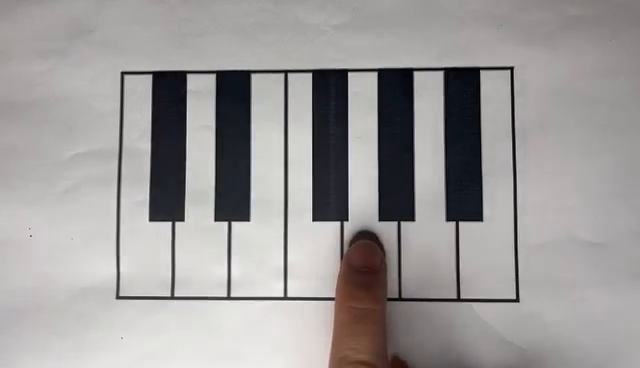
#> input picture frame 179 of model/vid1.mp4, 640 x 368 px
$ python PDS_final_project.py
#> lines starting #> are read from the running program, lines starting #| are printed output that depends on the picture; after the words box and inside, x2 and y2 are one past the last pixel; in counts of white or black regions, pixels touching at a corner belong together
import cv2
import numpy as np
import os

#reduce resolution function ---OPTIONAL---
def reduceResolution(img):
    while img.shape[1] > 2500:
        h, w, _ = img.shape
        img = cv2.resize(img, (w//2, h//2))
    return img

#functions to identify piano keys
def getBinaryImage(img):
    gray_image = cv2.cvtColor(img, cv2.COLOR_BGR2GRAY)
    black_threshold_value = 100
    _, b_binary_image = cv2.threshold(gray_image, black_threshold_value, 255, cv2.THRESH_BINARY)
    return b_binary_image

def thickEdges(im_gray):
    edges = cv2.Canny(im_gray, 100, 200)
    kernel = cv2.getStructuringElement(cv2.MORPH_RECT, (3, 3))
    thick_edges = cv2.dilate(edges, kernel, iterations=12)
    return thick_edges

def calculateDistance(point1, point2):
    return np.sqrt((point1[0] - point2[0])**2 + (point1[1] - point2[1])**2)

def calculateCentroid(contour):
    M = cv2.moments(contour)
    if M["m00"] != 0:
        cX = int(M["m10"] / M["m00"])
        cY = int(M["m01"] / M["m00"])
        return (cX, cY)
    else:
        return 0

def cropPiano(contour, im_color):
    x, y, w, h = cv2.boundingRect(contour)
    cropped_image = im_color[y:y+h, x:x+w]
    return cropped_image

def getKeys(img_c):
    white_key_order = np.array(['C', 'D', 'E', 'F', 'G', 'A', 'B'])
    black_key_order = np.array(['C#', 'D#', 'F#', 'G#', 'A#'])
    white_contours, black_contours = [], []
    white_area, black_area = [], []
    white_keys, black_keys = [], []

    img_b = getBinaryImage(img_c)
    edges = thickEdges(img_b)
    contour_ext, _ = cv2.findContours(edges, cv2.RETR_EXTERNAL, cv2.CHAIN_APPROX_SIMPLE)

    if len(contour_ext) > 1:
        temp = 0
        for c in contour_ext:
            area = cv2.contourArea(c)
            if area > temp:
                temp = area
                contour_ext = [c]

    img_c = cropPiano(contour_ext[0], img_c)
    img_b = cropPiano(contour_ext[0], img_b)
    edges = cropPiano(contour_ext[0], edges)
    contours, _ = cv2.findContours(edges, cv2.RETR_CCOMP, cv2.CHAIN_APPROX_SIMPLE)

    for i in range(1, len(contours)):
        mask = np.zeros_like(img_b)
        cv2.drawContours(mask, [contours[i]], -1, (255), thickness=cv2.FILLED)
        mean_value = cv2.mean(img_c, mask=mask)[0]
        if mean_value < 100:
            black_contours.append([np.max(contours[i][:, :, 0]), i])
        else:
            white_contours.append([np.max(contours[i][:, :, 0]), i])

    black_contours = np.array(black_contours)
    black_contours = black_contours[black_contours[:, 0].argsort()]
    white_contours = np.array(white_contours)
    white_contours = white_contours[white_contours[:, 0].argsort()]

    for bc in black_contours:
        black_keys.append(contours[bc[1]])

    for wc in white_contours:
        white_keys.append(contours[wc[1]])

    final_white_keys = []
    for k in white_keys:
        area = cv2.contourArea(k)
        white_area.append(area)
    white_median = np.median(np.sort(white_area))
    w_threshold = 3*(white_median/4)
    upper = white_median + w_threshold
    under = white_median - w_threshold

    for i in range(0, len(white_area)):
        if white_area[i] < upper and white_area[i] > under:
            final_white_keys.append(white_keys[i])

    final_black_keys = []
    for k in black_keys:
        area = cv2.contourArea(k)
        black_area.append(area)
    black_median = np.median(np.sort(black_area))
    b_threshold = 2*(black_median/3)
    upper = black_median + b_threshold
    under = black_median - b_threshold

    for i in range(0, len(black_area)):
        if black_area[i] < upper and black_area[i] > under:
            final_black_keys.append(black_keys[i])

    white_keys = final_white_keys
    black_keys = final_black_keys

    is_middle_key = []
    white_keys_centroid = []
    black_keys_centroid = []

    for bk in black_keys:
        centroid2 = calculateCentroid(bk)
        cv2.circle(img_c, centroid2, 5, (0, 0, 255), -1)
        black_keys_centroid.append(centroid2)

    for wk in white_keys:
        wkc = calculateCentroid(wk)
        white_keys_centroid.append(wkc)
        cv2.circle(img_c, wkc, 5, (0, 255, 0), -1)

        distances = []
        for bkc in black_keys_centroid:
            distance = calculateDistance(wkc, bkc)
            distances.append(distance)

        min = np.min(distances)
        limit = 30
        count = 0

        for d in distances:
            if d <= min+limit and d >= min-limit:
                count += 1

        if count == 2:
            is_middle_key.append(1)
        else:
            is_middle_key.append(0)

    white_key_label = []
    black_key_label = []

    for wk in white_keys:
        white_key_label.append('nn')

    for bk in black_keys:
        black_key_label.append('nn')

    for i in range(0, len(is_middle_key)):
        if is_middle_key[i] == 1 and is_middle_key[i+1] == 1:
            white_key_label[i] = 'G'
            index = i
            break

    m = np.where(white_key_order == white_key_label[index])[0][0] - 1
    for j in range(index-1, -1, -1):
        white_key_label[j] = white_key_order[np.abs(m % len(white_key_order))]
        m-=1

    m = np.where(white_key_order == white_key_label[index])[0][0] + 1
    for j in range(index+1, len(white_key_label)):
        white_key_label[j] = white_key_order[m % len(white_key_order)]
        m+=1

    if white_key_label[0] == 'C':
        m = 0
    elif white_key_label[0] == 'F':
        m = 2

    for j in range(0, len(black_key_label)):
        black_key_label[j] = black_key_order[m % len(black_key_order)]
        m+=1

    font = cv2.FONT_HERSHEY_SIMPLEX

    for i in range(0, len(white_keys_centroid)):
        text = white_key_label[i]
        position = white_keys_centroid[i]
        cv2.putText(img_c, text, position, font, 1, (0, 0, 255), 1, cv2.LINE_AA)

    for i in range(0, len(black_keys_centroid)):
        text = black_key_label[i]
        position = black_keys_centroid[i]
        cv2.putText(img_c, text, position, font, 1, (255, 255, 255), 1, cv2.LINE_AA)

    return contour_ext[0], white_keys, black_keys, white_keys_centroid, black_keys_centroid, white_key_label, black_key_label, img_c

def findFingers(image, white_keys_centroid, white_keys_label, black_keys_centroid, black_keys_label):
    hsv = cv2.cvtColor(image, cv2.COLOR_BGR2HSV)
    mask = cv2.inRange(hsv, (0, 0, 50), (255,255,150))
    kernel = cv2.getStructuringElement(cv2.MORPH_CROSS, (3, 3))
    mask = cv2.erode(mask, kernel, iterations=4)
    mask = cv2.dilate(mask, kernel, iterations=3)
    contours, _ = cv2.findContours(mask, cv2.RETR_EXTERNAL, cv2.CHAIN_APPROX_SIMPLE)

    if len(contours) == 0:
        return 0, 0
    else:
        areas = [cv2.contourArea(contour) for contour in contours]
        max_area = np.max(areas)
        new_contours = [contours[i] for i, area in enumerate(areas) if area > 0.3 * max_area]

    fingers = []
    finger_index = []

    for contour in new_contours:
        M = cv2.moments(contour)
        if M["m00"] != 0:
            cX = int(M["m10"] / M["m00"])
            cY = int(M["m01"] / M["m00"])
        else:
            cX, cY = 0, 0
        centroid = (cX, cY)
        distance_w = [calculateDistance(centroid, white_keys_centroid[i]) for i in range(len(white_keys_centroid))]
        distance_b = [calculateDistance(centroid, black_keys_centroid[i]) for i in range(len(black_keys_centroid))]
        min_distance_w = np.min(distance_w)
        min_distance_b = np.min(distance_b)

        if min_distance_w < min_distance_b:
            key_index = np.argmin(distance_w)
            key = white_keys_label[key_index]
        else:
            key_index = np.argmin(distance_b)
            key = black_keys_label[key_index]

        fingers.append(centroid)
        finger_index.append(key_index)
        cv2.circle(image, centroid, 5, (0, 0, 255), -1)
        cv2.putText(image, key, centroid, cv2.FONT_HERSHEY_SIMPLEX, 1, (255, 255, 255), 2, cv2.LINE_AA)

    return fingers, finger_index

# Load video

video_path = os.path.join('model', 'vid1.mp4')
cap = cv2.VideoCapture(video_path)
if not cap.isOpened():
    print(f"Error opening video file: {video_path}")
    exit()

frame_count = 0
while True:
    ret, frame = cap.read()
#> frame is the input picture: shape (368, 640, 3); mean B, G, R 153.8, 154.6, 157.5
    if not ret:
        break

    frame_count += 1
    print(f"Processing frame {frame_count}")

    # Resize frame if necessary
    frame = reduceResolution(frame)

    # Process frame
    try:
        _, white_keys, black_keys, white_keys_centroid, black_keys_centroid, white_keys_label, black_keys_label, processed_frame = getKeys(frame)
#> in getBinaryImage, `_, b_binary_image = cv2.threshold(gray_image, black_threshold_value, 2..`:
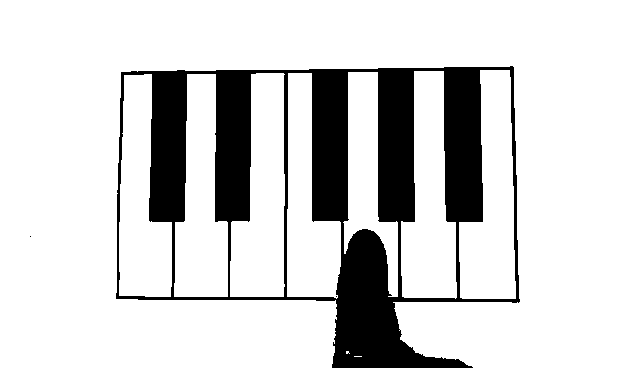
#> b_binary_image: shape (368, 640); 82.8% white; 3 black regions (2 under 20 px), largest, box (x1, y1, x2, y2) and area: (116, 66, 520, 368) 40585
#> in getKeys, `contour_ext, _ = cv2.findContours(edges, cv2.RETR_EXTERNAL, cv2.CHAIN_..`: contour_ext = 2 contours; box (x1, y1, x2, y2) and area: (103, 53, 532, 368) 111992, (17, 223, 44, 250) 676
#> the loop in getKeys, `for c in contour_ext:` made 2 passes
#> (area, temp, contour_ext) on pass 1: (676, 676, [[[17, 223], [17, 249], [43, 249], [43, 223]]])
#> after the loop in getKeys, `for c in contour_ext:`: temp = 111992
#> in cropPiano, `x, y, w, h = cv2.boundingRect(contour)`: x = 103; y = 53; w = 429; h = 315
#> in getKeys, `contours, _ = cv2.findContours(edges, cv2.RETR_CCOMP, cv2.CHAIN_APPROX..`: contours = 13 contours; largest, box (x1, y1, x2, y2) and area: (0, 0, 429, 315) 111992, (136, 31, 170, 232) 2904, (367, 28, 400, 234) 2568, (309, 29, 341, 233) 2516, (83, 32, 113, 232) 2258
#> the loop in getKeys, `for i in range(1, len(contours)):` made 12 passes
#> mean_value on passes 1 to 8: 211.5, 203.3, 206.3, 209.5, 193.2, 169.8, 35.5, 176.7
#> after the loop in getKeys, `for i in range(1, len(contours)):`:
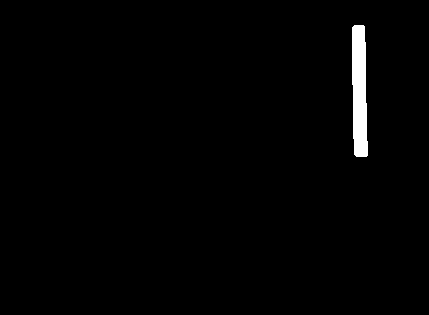
#> mask: shape (315, 429); 1.3% white; 1 white region
#> after the loop in getKeys, `for i in range(1, len(contours)):`: black_contours = [[71, 7], [135, 9], [232, 10], [299, 11], [367, 12]]; white_contours = [[225, 1], [56, 2], [112, 3], [169, 4], [262, 5], [340, 6], [399, 8]]
#> in getKeys, `white_contours = white_contours[white_contours[:, 0].argsort()]`: white_contours = [[56, 2], [112, 3], [169, 4], [225, 1], [262, 5], [340, 6], [399, 8]]
#> the loop in getKeys, `for bc in black_contours:` made 5 passes
#> after the loop in getKeys, `for bc in black_contours:`: black_keys = 5 contours; box (x1, y1, x2, y2) and area: (352, 25, 368, 157) 1662, (286, 26, 300, 157) 1566, (220, 27, 233, 156) 1534, (123, 28, 136, 156) 1384, (58, 29, 72, 157) 1365
#> the loop in getKeys, `for wc in white_contours:` made 7 passes
#> after the loop in getKeys, `for wc in white_contours:`: white_keys = 7 contours; box (x1, y1, x2, y2) and area: (136, 31, 170, 232) 2904, (367, 28, 400, 234) 2568, (309, 29, 341, 233) 2516, (83, 32, 113, 232) 2258, (25, 33, 57, 232) 2105, (195, 178, 226, 232) 1444, (256, 30, 263, 164) 784
#> the loop in getKeys, `for k in white_keys:` made 7 passes
#> area on passes 1 to 7: 2105, 2258, 2904, 1444, 784, 2516.5, 2568.5
#> after the loop in getKeys, `for k in white_keys:`: white_area = [2105, 2258, 2904, 1444, 784, 2516.5, 2568.5]
#> in getKeys, `white_median = np.median(np.sort(white_area))`: white_median = 2258
#> in getKeys, `w_threshold = 3*(white_median/4)`: w_threshold = 1693.5
#> in getKeys, `upper = white_median + w_threshold`: upper = 3951.5
#> in getKeys, `under = white_median - w_threshold`: under = 564.5
#> the loop in getKeys, `for i in range(0, len(white_area)):` made 7 passes
#> after the loop in getKeys, `for i in range(0, len(white_area)):`: final_white_keys has the same summary as white_keys
#> the loop in getKeys, `for k in black_keys:` made 5 passes
#> area on passes 1 to 5: 1365, 1384.5, 1534, 1566.5, 1661.5
#> after the loop in getKeys, `for k in black_keys:`: black_area = [1365, 1384.5, 1534, 1566.5, 1661.5]
#> in getKeys, `black_median = np.median(np.sort(black_area))`: black_median = 1534
#> in getKeys, `b_threshold = 2*(black_median/3)`: b_threshold = 1022.7
#> in getKeys, `upper = black_median + b_threshold`: upper = 2556.7
#> in getKeys, `under = black_median - b_threshold`: under = 511.3
#> the loop in getKeys, `for i in range(0, len(black_area)):` made 5 passes
#> after the loop in getKeys, `for i in range(0, len(black_area)):`: final_black_keys has the same summary as black_keys
#> the loop in getKeys, `for bk in black_keys:` made 5 passes
#> after the loop in getKeys, `for bk in black_keys:`: black_keys_centroid = [(64, 92), (129, 91), (226, 91), (292, 91), (359, 90)]
#> the loop in getKeys, `for wk in white_keys:` made 7 passes
#> min on passes 1 to 7: 87.93, 85.62, 73.01, 114.3, 33.24, 83.77, 83.49
#> after the loop in getKeys, `for wk in white_keys:`: is_middle_key = [0, 1, 1, 0, 1, 1, 0]; white_keys_centroid = [(38, 176), (97, 171), (158, 158), (209, 204), (259, 95), (325, 168), (386, 169)]
#> the loop in getKeys, `for wk in white_keys:` made 7 passes
#> after the loop in getKeys, `for wk in white_keys:`: white_key_label = ['nn', 'nn', 'nn', 'nn', 'nn', 'nn', 'nn']
#> the loop in getKeys, `for bk in black_keys:` made 5 passes
#> after the loop in getKeys, `for bk in black_keys:`: black_key_label = ['nn', 'nn', 'nn', 'nn', 'nn']
#> the loop in getKeys, `for i in range(0, len(is_middle_key)):` made 2 passes
#> index on pass 2: 1
#> after the loop in getKeys, `for i in range(0, len(is_middle_key)):`: white_key_label = ['nn', 'G', 'nn', 'nn', 'nn', 'nn', 'nn']
#> in getKeys, `m = np.where(white_key_order == white_key_label[index])[0][0] - 1`: m = 3
#> the loop in getKeys, `for j in range(index-1, -1, -1):` made 1 pass
#> m on pass 1: 2
#> after the loop in getKeys, `for j in range(index-1, -1, -1):`: m = 2; white_key_label = ['F', 'G', 'nn', 'nn', 'nn', 'nn', 'nn']
#> in getKeys, `m = np.where(white_key_order == white_key_label[index])[0][0] + 1`: m = 5
#> the loop in getKeys, `for j in range(index+1, len(white_key_label)):` made 5 passes
#> after the loop in getKeys, `for j in range(index+1, len(white_key_label)):`: m = 10; white_key_label = ['F', 'G', 'A', 'B', 'C', 'D', 'E']
#> the loop in getKeys, `for j in range(0, len(black_key_label)):` made 5 passes
#> after the loop in getKeys, `for j in range(0, len(black_key_label)):`: black_key_label = ['F#', 'G#', 'A#', 'C#', 'D#']; m = 7
#> in getKeys, `font = cv2.FONT_HERSHEY_SIMPLEX`: font = 0
#> the loop in getKeys, `for i in range(0, len(white_keys_centroid)):` made 7 passes
#> after the loop in getKeys, `for i in range(0, len(white_keys_centroid)):`:
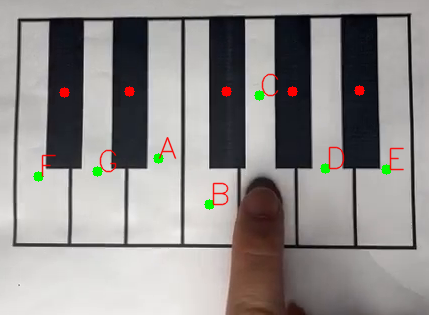
#> img_c: shape (315, 429, 3); mean B, G, R 141.1, 142.5, 146.2
#> the loop in getKeys, `for i in range(0, len(black_keys_centroid)):` made 5 passes
#> after the loop in getKeys, `for i in range(0, len(black_keys_centroid)):`:
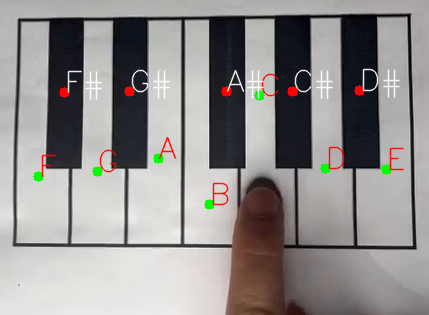
#> img_c: shape (315, 429, 3); 1.44% of pixels changed, all inside (x1, y1, x2, y2) = (67, 68, 400, 100)
#> white_keys_label = ['F', 'G', 'A', 'B', 'C', 'D', 'E']; black_keys_label = ['F#', 'G#', 'A#', 'C#', 'D#']
        fingers, finger_index = findFingers(frame, white_keys_centroid, white_keys_label, black_keys_centroid, black_keys_label)
#> in findFingers, `kernel = cv2.getStructuringElement(cv2.MORPH_CROSS, (3, 3))`: kernel = [[0, 1, 0], [1, 1, 1], [0, 1, 0]]
#> in findFingers, `mask = cv2.dilate(mask, kernel, iterations=3)`:
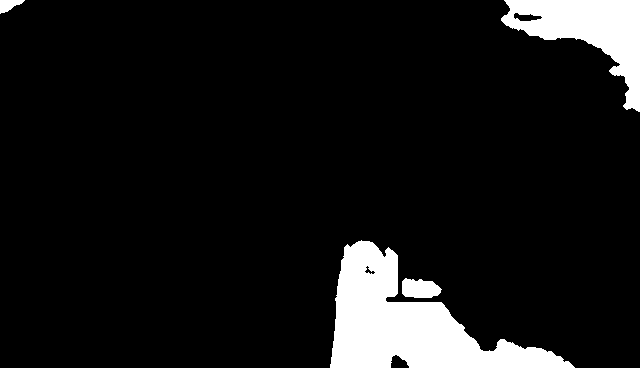
#> mask: shape (368, 640); 8.9% white; 4 white regions
#> in findFingers, `contours, _ = cv2.findContours(mask, cv2.RETR_EXTERNAL, cv2.CHAIN_APPR..`: contours = 4 contours; box (x1, y1, x2, y2) and area: (330, 240, 575, 368) 13173, (501, 0, 640, 112) 6504, (402, 278, 442, 298) 575, (0, 0, 25, 14) 172
#> in findFingers, `areas = [cv2.contourArea(contour) for contour in contours]`: areas = [575, 13173, 6504, 171.5]
#> in findFingers, `max_area = np.max(areas)`: max_area = 13173
#> in findFingers, `new_contours = [contours[i] for i, area in enumerate(areas) if area > ..`: new_contours = 2 contours; box (x1, y1, x2, y2) and area: (330, 240, 575, 368) 13173, (501, 0, 640, 112) 6504
#> the loop in findFingers, `for contour in new_contours:` made 2 passes
#> (cX, cY, distance_w, distance_b, min_distance_w, min_distance_b, key_index, key) on passes 1 to 2: (407, 323, [397.2, 345.3, 298.7, 231, 271.8, 175.4, 155.4], [413.5, 362.1, 294.3, 258.9, 237.9], 155.4, 237.9, 6, 'E'), (587, 30, [568.1, 509.9, 447.7, 416.1, 334.4, 296.1, 244.4], [526.7, 462, 366.1, 301.2, 235.8], 244.4, 235.8, 4, 'D#')
#> after the loop in findFingers, `for contour in new_contours:`:
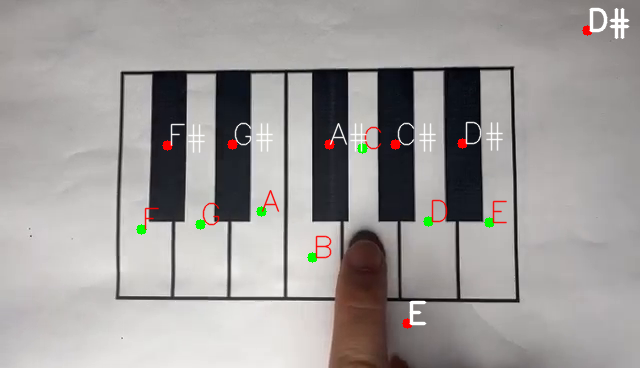
#> image: shape (368, 640, 3); mean B, G, R 153.7, 155, 158.5
#> after the loop in findFingers, `for contour in new_contours:`: finger_index = [6, 4]; fingers = [(407, 323), (587, 30)]
#> fingers = [(407, 323), (587, 30)]; finger_index = [6, 4]

        # Display the resulting frame
        cv2.imshow('Processed Frame', processed_frame)
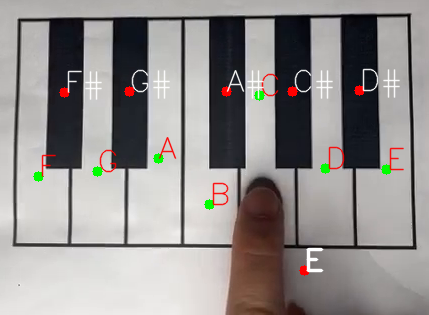
#> window 'Processed Frame': shape (315, 429, 3); mean B, G, R 142.1, 143.5, 147.3

    except Exception as e:
        print(f"Error processing frame {frame_count}: {e}")
        continue

    if cv2.waitKey(1) & 0xFF == ord('q'):
#> (key q is pressed here)
        break

cap.release()
cv2.destroyAllWindows()
